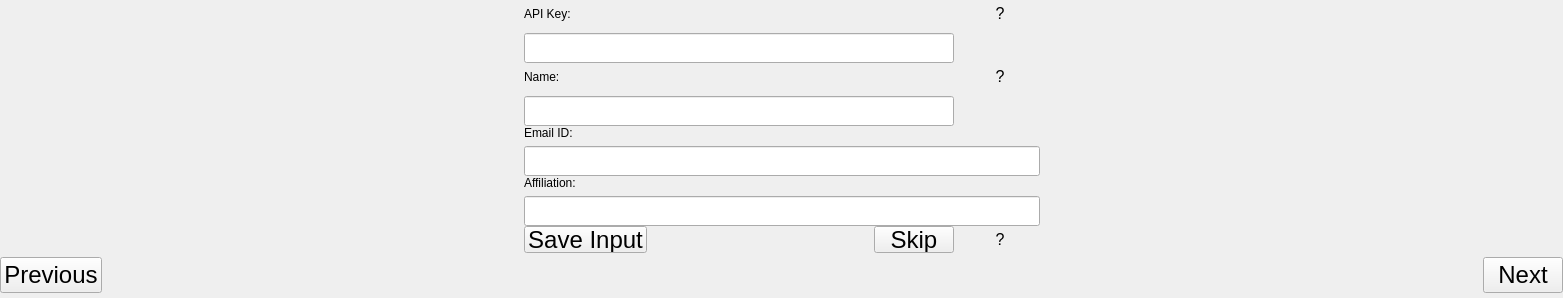
             <widget class="QWidget" name="widget_13" native="true">
              <property name="styleSheet">
               <string notr="true"/>
              </property>
              <layout class="QVBoxLayout" name="verticalLayout_16">
               <property name="spacing">
                <number>0</number>
               </property>
               <property name="leftMargin">
                <number>0</number>
               </property>
               <property name="topMargin">
                <number>0</number>
               </property>
               <property name="rightMargin">
                <number>0</number>
               </property>
               <property name="bottomMargin">
                <number>0</number>
               </property>
               <item>
                <widget class="QWidget" name="widget_3" native="true">
                 <property name="styleSheet">
                  <string notr="true"/>
                 </property>
                 <layout class="QVBoxLayout" name="verticalLayout_17" stretch="0,0">
                  <property name="spacing">
                   <number>0</number>
                  </property>
                  <property name="leftMargin">
                   <number>0</number>
                  </property>
                  <property name="topMargin">
                   <number>0</number>
                  </property>
                  <property name="rightMargin">
                   <number>0</number>
                  </property>
                  <property name="bottomMargin">
                   <number>0</number>
                  </property>
                  <item>
                   <widget class="QFrame" name="frame_16">
                    <property name="styleSheet">
                     <string notr="true"/>
                    </property>
                    <property name="frameShape">
                     <enum>QFrame::Shape::NoFrame</enum>
                    </property>
                    <property name="frameShadow">
                     <enum>QFrame::Shadow::Raised</enum>
                    </property>
                    <layout class="QHBoxLayout" name="horizontalLayout_3" stretch="1,0,1">
                     <property name="leftMargin">
                      <number>0</number>
                     </property>
                     <property name="topMargin">
                      <number>0</number>
                     </property>
                     <property name="rightMargin">
                      <number>0</number>
                     </property>
                     <property name="bottomMargin">
                      <number>0</number>
                     </property>
                     <item>
                      <spacer name="horizontalSpacer_5">
                       <property name="orientation">
                        <enum>Qt::Orientation::Horizontal</enum>
                       </property>
                       <property name="sizeHint" stdset="0">
                        <size>
                         <width>327</width>
                         <height>20</height>
                        </size>
                       </property>
                      </spacer>
                     </item>
                     <item>
                      <widget class="QFrame" name="frame_15">
                       <property name="styleSheet">
                        <string notr="true"/>
                       </property>
                       <property name="frameShape">
                        <enum>QFrame::Shape::NoFrame</enum>
                       </property>
                       <property name="frameShadow">
                        <enum>QFrame::Shadow::Raised</enum>
                       </property>
                       <layout class="QVBoxLayout" name="verticalLayout_14" stretch="1,0">
                        <property name="spacing">
                         <number>0</number>
                        </property>
                        <property name="leftMargin">
                         <number>0</number>
                        </property>
                        <property name="topMargin">
                         <number>0</number>
                        </property>
                        <property name="rightMargin">
                         <number>0</number>
                        </property>
                        <property name="bottomMargin">
                         <number>0</number>
                        </property>
                        <item>
                         <widget class="QFrame" name="frame_10">
                          <property name="styleSheet">
                           <string notr="true"/>
                          </property>
                          <property name="frameShape">
                           <enum>QFrame::Shape::NoFrame</enum>
                          </property>
                          <property name="frameShadow">
                           <enum>QFrame::Shadow::Raised</enum>
                          </property>
                          <layout class="QHBoxLayout" name="horizontalLayout_17">
                           <property name="spacing">
                            <number>0</number>
                           </property>
                           <property name="leftMargin">
                            <number>0</number>
                           </property>
                           <property name="topMargin">
                            <number>0</number>
                           </property>
                           <property name="rightMargin">
                            <number>0</number>
                           </property>
                           <property name="bottomMargin">
                            <number>0</number>
                           </property>
                           <item>
                            <widget class="QFrame" name="frame_8">
                             <property name="styleSheet">
                              <string notr="true"/>
                             </property>
                             <property name="frameShape">
                              <enum>QFrame::Shape::NoFrame</enum>
                             </property>
                             <property name="frameShadow">
                              <enum>QFrame::Shadow::Raised</enum>
                             </property>
                             <layout class="QVBoxLayout" name="verticalLayout_8">
                              <property name="spacing">
                               <number>0</number>
                              </property>
                              <property name="leftMargin">
                               <number>0</number>
                              </property>
                              <property name="topMargin">
                               <number>0</number>
                              </property>
                              <property name="rightMargin">
                               <number>0</number>
                              </property>
                              <property name="bottomMargin">
                               <number>0</number>
                              </property>
                              <item>
                               <widget class="QFrame" name="frame_17">
                                <property name="styleSheet">
                                 <string notr="true"/>
                                </property>
                                <property name="frameShape">
                                 <enum>QFrame::Shape::NoFrame</enum>
                                </property>
                                <property name="frameShadow">
                                 <enum>QFrame::Shadow::Raised</enum>
                                </property>
                                <layout class="QVBoxLayout" name="verticalLayout_15">
                                 <property name="spacing">
                                  <number>0</number>
                                 </property>
                                 <property name="leftMargin">
                                  <number>0</number>
                                 </property>
                                 <property name="topMargin">
                                  <number>0</number>
                                 </property>
                                 <property name="rightMargin">
                                  <number>0</number>
                                 </property>
                                 <property name="bottomMargin">
                                  <number>0</number>
                                 </property>
                                 <item>
                                  <widget class="QFrame" name="frame_21">
                                   <property name="styleSheet">
                                    <string notr="true"/>
                                   </property>
                                   <property name="frameShape">
                                    <enum>QFrame::Shape::NoFrame</enum>
                                   </property>
                                   <property name="frameShadow">
                                    <enum>QFrame::Shadow::Raised</enum>
                                   </property>
                                   <layout class="QGridLayout" name="gridLayout_6">
                                    <property name="leftMargin">
                                     <number>0</number>
                                    </property>
                                    <property name="topMargin">
                                     <number>0</number>
                                    </property>
                                    <property name="rightMargin">
                                     <number>0</number>
                                    </property>
                                    <property name="bottomMargin">
                                     <number>0</number>
                                    </property>
                                    <item row="0" column="2">
                                     <widget class="QPushButton" name="pushButton_help_API">
                                      <property name="sizePolicy">
                                       <sizepolicy hsizetype="Fixed" vsizetype="Fixed">
                                        <horstretch>0</horstretch>
                                        <verstretch>0</verstretch>
                                       </sizepolicy>
                                      </property>
                                      <property name="minimumSize">
                                       <size>
                                        <width>23</width>
                                        <height>23</height>
                                       </size>
                                      </property>
                                      <property name="font">
                                       <font>
                                        <pointsize>12</pointsize>
                                       </font>
                                      </property>
                                      <property name="cursor">
                                       <cursorShape>PointingHandCursor</cursorShape>
                                      </property>
                                      <property name="styleSheet">
                                       <string notr="true"/>
                                      </property>
                                      <property name="text">
                                       <string>?</string>
                                      </property>
                                      <property name="flat">
                                       <bool>true</bool>
                                      </property>
                                     </widget>
                                    </item>
                                    <item row="1" column="0" colspan="2">
                                     <widget class="QLineEdit" name="lineEdit_api">
                                      <property name="minimumSize">
                                       <size>
                                        <width>0</width>
                                        <height>30</height>
                                       </size>
                                      </property>
                                      <property name="styleSheet">
                                       <string notr="true"/>
                                      </property>
                                      <property name="text">
                                       <string/>
                                      </property>
                                     </widget>
                                    </item>
                                    <item row="0" column="1">
                                     <spacer name="horizontalSpacer_2">
                                      <property name="orientation">
                                       <enum>Qt::Orientation::Horizontal</enum>
                                      </property>
                                      <property name="sizeHint" stdset="0">
                                       <size>
                                        <width>373</width>
                                        <height>20</height>
                                       </size>
                                      </property>
                                     </spacer>
                                    </item>
                                    <item row="0" column="0">
                                     <widget class="QLabel" name="label_21">
                                      <property name="text">
                                       <string>API Key:</string>
                                      </property>
                                     </widget>
                                    </item>
                                   </layout>
                                  </widget>
                                 </item>
                                 <item>
                                  <widget class="QFrame" name="frame_18">
                                   <property name="styleSheet">
                                    <string notr="true"/>
                                   </property>
                                   <property name="frameShape">
                                    <enum>QFrame::Shape::NoFrame</enum>
                                   </property>
                                   <property name="frameShadow">
                                    <enum>QFrame::Shadow::Raised</enum>
                                   </property>
                                   <layout class="QGridLayout" name="gridLayout_7">
                                    <property name="leftMargin">
                                     <number>0</number>
                                    </property>
                                    <property name="topMargin">
                                     <number>0</number>
                                    </property>
                                    <property name="rightMargin">
                                     <number>0</number>
                                    </property>
                                    <property name="bottomMargin">
                                     <number>0</number>
                                    </property>
                                    <item row="0" column="0">
                                     <widget class="QLabel" name="label_22">
                                      <property name="styleSheet">
                                       <string notr="true"/>
                                      </property>
                                      <property name="text">
                                       <string>Name:</string>
                                      </property>
                                     </widget>
                                    </item>
                                    <item row="0" column="1">
                                     <spacer name="horizontalSpacer_4">
                                      <property name="orientation">
                                       <enum>Qt::Orientation::Horizontal</enum>
                                      </property>
                                      <property name="sizeHint" stdset="0">
                                       <size>
                                        <width>388</width>
                                        <height>20</height>
                                       </size>
                                      </property>
                                     </spacer>
                                    </item>
                                    <item row="0" column="2">
                                     <widget class="QPushButton" name="pushButton_help_API_2">
                                      <property name="sizePolicy">
                                       <sizepolicy hsizetype="Fixed" vsizetype="Fixed">
                                        <horstretch>0</horstretch>
                                        <verstretch>0</verstretch>
                                       </sizepolicy>
                                      </property>
                                      <property name="minimumSize">
                                       <size>
                                        <width>23</width>
                                        <height>23</height>
                                       </size>
                                      </property>
                                      <property name="font">
                                       <font>
                                        <pointsize>12</pointsize>
                                       </font>
                                      </property>
                                      <property name="cursor">
                                       <cursorShape>PointingHandCursor</cursorShape>
                                      </property>
                                      <property name="styleSheet">
                                       <string notr="true"/>
                                      </property>
                                      <property name="text">
                                       <string>?</string>
                                      </property>
                                      <property name="flat">
                                       <bool>true</bool>
                                      </property>
                                     </widget>
                                    </item>
                                    <item row="1" column="0" colspan="2">
                                     <widget class="QLineEdit" name="lineEdit_name">
                                      <property name="minimumSize">
                                       <size>
                                        <width>0</width>
                                        <height>30</height>
                                       </size>
                                      </property>
                                      <property name="text">
                                       <string/>
                                      </property>
                                     </widget>
                                    </item>
                                   </layout>
                                  </widget>
                                 </item>
                                 <item>
                                  <widget class="QFrame" name="frame_19">
                                   <property name="styleSheet">
                                    <string notr="true"/>
                                   </property>
                                   <property name="frameShape">
                                    <enum>QFrame::Shape::NoFrame</enum>
                                   </property>
                                   <property name="frameShadow">
                                    <enum>QFrame::Shadow::Raised</enum>
                                   </property>
                                   <layout class="QVBoxLayout" name="verticalLayout_41">
                                    <property name="leftMargin">
                                     <number>0</number>
                                    </property>
                                    <property name="topMargin">
                                     <number>0</number>
                                    </property>
                                    <property name="rightMargin">
                                     <number>0</number>
                                    </property>
                                    <property name="bottomMargin">
                                     <number>0</number>
                                    </property>
                                    <item>
                                     <widget class="QLabel" name="label_23">
                                      <property name="text">
                                       <string>Email ID:</string>
                                      </property>
                                     </widget>
                                    </item>
                                    <item>
                                     <widget class="QLineEdit" name="lineEdit_email">
                                      <property name="minimumSize">
                                       <size>
                                        <width>0</width>
                                        <height>30</height>
                                       </size>
                                      </property>
                                      <property name="text">
                                       <string/>
                                      </property>
                                     </widget>
                                    </item>
                                   </layout>
                                  </widget>
                                 </item>
                                 <item>
                                  <widget class="QFrame" name="frame_20">
                                   <property name="frameShape">
                                    <enum>QFrame::Shape::NoFrame</enum>
                                   </property>
                                   <property name="frameShadow">
                                    <enum>QFrame::Shadow::Raised</enum>
                                   </property>
                                   <layout class="QVBoxLayout" name="verticalLayout_42">
                                    <property name="leftMargin">
                                     <number>0</number>
                                    </property>
                                    <property name="topMargin">
                                     <number>0</number>
                                    </property>
                                    <property name="rightMargin">
                                     <number>0</number>
                                    </property>
                                    <property name="bottomMargin">
                                     <number>0</number>
                                    </property>
                                    <item>
                                     <widget class="QLabel" name="label_24">
                                      <property name="text">
                                       <string>Affiliation:</string>
                                      </property>
                                     </widget>
                                    </item>
                                    <item>
                                     <widget class="QLineEdit" name="lineEdit_aff">
                                      <property name="minimumSize">
                                       <size>
                                        <width>0</width>
                                        <height>30</height>
                                       </size>
                                      </property>
                                      <property name="text">
                                       <string/>
                                      </property>
                                     </widget>
                                    </item>
                                   </layout>
                                  </widget>
                                 </item>
                                </layout>
                               </widget>
                              </item>
                             </layout>
                            </widget>
                           </item>
                          </layout>
                         </widget>
                        </item>
                        <item>
                         <widget class="QFrame" name="frame_22">
                          <property name="styleSheet">
                           <string notr="true"/>
                          </property>
                          <property name="frameShape">
                           <enum>QFrame::Shape::NoFrame</enum>
                          </property>
                          <property name="frameShadow">
                           <enum>QFrame::Shadow::Raised</enum>
                          </property>
                          <layout class="QHBoxLayout" name="horizontalLayout_5">
                           <property name="leftMargin">
                            <number>0</number>
                           </property>
                           <property name="topMargin">
                            <number>0</number>
                           </property>
                           <property name="rightMargin">
                            <number>0</number>
                           </property>
                           <property name="bottomMargin">
                            <number>0</number>
                           </property>
                           <item>
                            <widget class="QPushButton" name="pushButton_save_solarinput">
                             <property name="minimumSize">
                              <size>
                               <width>87</width>
                               <height>23</height>
                              </size>
                             </property>
                             <property name="font">
                              <font>
                               <family>Arial</family>
                               <pointsize>18</pointsize>
                               <italic>false</italic>
                               <bold>false</bold>
                              </font>
                             </property>
                             <property name="styleSheet">
                              <string notr="true">font: 18pt &quot;Arial&quot;;</string>
                             </property>
                             <property name="text">
                              <string>Save Input</string>
                             </property>
                            </widget>
                           </item>
                           <item>
                            <spacer name="horizontalSpacer_6">
                             <property name="orientation">
                              <enum>Qt::Orientation::Horizontal</enum>
                             </property>
                             <property name="sizeHint" stdset="0">
                              <size>
                               <width>40</width>
                               <height>20</height>
                              </size>
                             </property>
                            </spacer>
                           </item>
                           <item>
                            <widget class="QPushButton" name="pushButton_skip_API">
                             <property name="minimumSize">
                              <size>
                               <width>40</width>
                               <height>23</height>
                              </size>
                             </property>
                             <property name="font">
                              <font>
                               <family>Arial</family>
                               <pointsize>18</pointsize>
                               <italic>false</italic>
                               <bold>false</bold>
                              </font>
                             </property>
                             <property name="styleSheet">
                              <string notr="true">font: 18pt &quot;Arial&quot;;</string>
                             </property>
                             <property name="text">
                              <string>Skip</string>
                             </property>
                            </widget>
                           </item>
                           <item>
                            <widget class="QPushButton" name="pushButton_help_API_3">
                             <property name="minimumSize">
                              <size>
                               <width>23</width>
                               <height>23</height>
                              </size>
                             </property>
                             <property name="font">
                              <font>
                               <pointsize>12</pointsize>
                              </font>
                             </property>
                             <property name="cursor">
                              <cursorShape>PointingHandCursor</cursorShape>
                             </property>
                             <property name="styleSheet">
                              <string notr="true"/>
                             </property>
                             <property name="text">
                              <string>?</string>
                             </property>
                             <property name="flat">
                              <bool>true</bool>
                             </property>
                            </widget>
                           </item>
                          </layout>
                         </widget>
                        </item>
                       </layout>
                      </widget>
                     </item>
                     <item>
                      <spacer name="horizontalSpacer_3">
                       <property name="orientation">
                        <enum>Qt::Orientation::Horizontal</enum>
                       </property>
                       <property name="sizeHint" stdset="0">
                        <size>
                         <width>720</width>
                         <height>20</height>
                        </size>
                       </property>
                      </spacer>
                     </item>
                    </layout>
                   </widget>
                  </item>
                  <item>
                   <widget class="QWidget" name="widget_16" native="true">
                    <layout class="QHBoxLayout" name="horizontalLayout_13">
                     <property name="spacing">
                      <number>0</number>
                     </property>
                     <property name="leftMargin">
                      <number>0</number>
                     </property>
                     <property name="topMargin">
                      <number>0</number>
                     </property>
                     <property name="rightMargin">
                      <number>0</number>
                     </property>
                     <property name="bottomMargin">
                      <number>0</number>
                     </property>
                     <item>
                      <widget class="QPushButton" name="pushButton_DI_previous_4">
                       <property name="sizePolicy">
                        <sizepolicy hsizetype="Preferred" vsizetype="Fixed">
                         <horstretch>0</horstretch>
                         <verstretch>0</verstretch>
                        </sizepolicy>
                       </property>
                       <property name="minimumSize">
                        <size>
                         <width>69</width>
                         <height>25</height>
                        </size>
                       </property>
                       <property name="font">
                        <font>
                         <family>Arial</family>
                         <pointsize>18</pointsize>
                         <italic>false</italic>
                         <bold>false</bold>
                        </font>
                       </property>
                       <property name="styleSheet">
                        <string notr="true">font: 18pt &quot;Arial&quot;;</string>
                       </property>
                       <property name="text">
                        <string>Previous</string>
                       </property>
                      </widget>
                     </item>
                     <item>
                      <spacer name="horizontalSpacer_14">
                       <property name="orientation">
                        <enum>Qt::Orientation::Horizontal</enum>
                       </property>
                       <property name="sizeHint" stdset="0">
                        <size>
                         <width>1023</width>
                         <height>45</height>
                        </size>
                       </property>
                      </spacer>
                     </item>
                     <item>
                      <widget class="QPushButton" name="pushButton_DI_next_4">
                       <property name="minimumSize">
                        <size>
                         <width>52</width>
                         <height>25</height>
                        </size>
                       </property>
                       <property name="font">
                        <font>
                         <family>Arial</family>
                         <pointsize>18</pointsize>
                         <italic>false</italic>
                         <bold>false</bold>
                        </font>
                       </property>
                       <property name="styleSheet">
                        <string notr="true">font: 18pt &quot;Arial&quot;;</string>
                       </property>
                       <property name="text">
                        <string>Next</string>
                       </property>
                      </widget>
                     </item>
                    </layout>
                   </widget>
                  </item>
                 </layout>
                </widget>
               </item>
              </layout>
             </widget>
